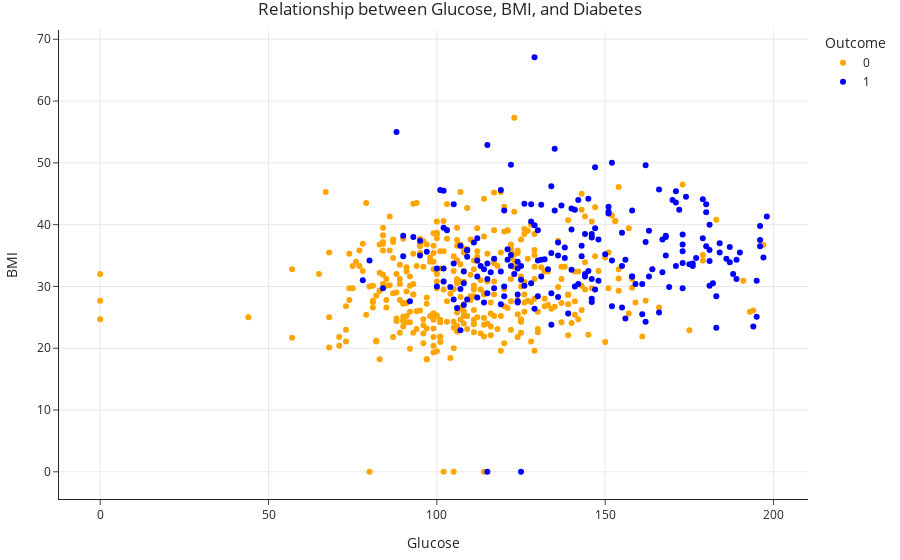

The notebook cell saved with this chart:
### Markdown cell above
- While being trained, decision trees ask enough questions to effectively **memorize** the correct response values in the training set. However, the relationships they learn are often overfit to the noise in the training set, and don't generalize well.

### Code cell
fig

### Figure 1 — Plotly figure (JSON) as saved in the notebook; plotly's stock layout.template omitted (floating-point values rounded to 4 significant figures; data arrays with more than 128 entries replaced by an {"elided": "..."} marker saying what was removed)
{"data": [{"hovertemplate": "Outcome=0<br>Glucose=%{x}<br>BMI=%{y}<extra></extra>", "legendgroup": "0", "marker": {"color": "orange", "symbol": "circle"}, "mode": "markers", "name": "0", "orientation": "v", "showlegend": true, "type": "scatter", "x": {"elided": "377 int values"}, "xaxis": "x", "y": {"elided": "377 float values"}, "yaxis": "y"}, {"hovertemplate": "Outcome=1<br>Glucose=%{x}<br>BMI=%{y}<extra></extra>", "legendgroup": "1", "marker": {"color": "blue", "symbol": "circle"}, "mode": "markers", "name": "1", "orientation": "v", "showlegend": true, "type": "scatter", "x": {"elided": "199 int values"}, "xaxis": "x", "y": {"elided": "199 float values"}, "yaxis": "y"}], "layout": {"legend": {"title": {"text": "Outcome"}, "tracegroupgap": 0}, "title": {"text": "Relationship between Glucose, BMI, and Diabetes"}, "xaxis": {"anchor": "y", "domain": [0, 1], "title": {"text": "Glucose"}}, "yaxis": {"anchor": "x", "domain": [0, 1], "title": {"text": "BMI"}}}}
